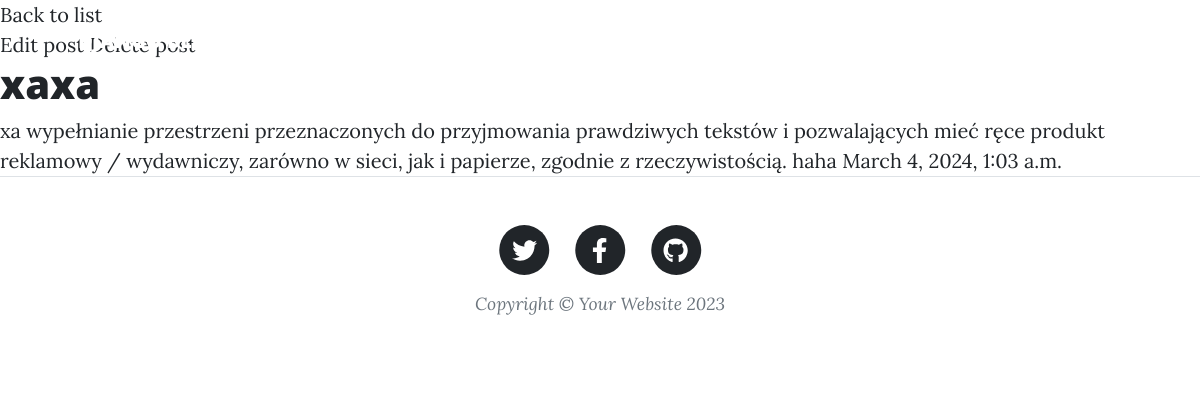
Screenshot of /post/xaxa/ with the database file from the repository.
### blogapp/models.py (models this page shows, shortened)
class Post(models.Model):
    title = models.CharField(max_length=100)
    subtitle = models.CharField(max_length=100, blank=True, null=True)
    slug = models.SlugField(max_length=55,unique=True)
    body = models.TextField()
    status = models.IntegerField(choices=STATUS, default=1)
    created_by = models.ForeignKey(User, on_delete=models.CASCADE)
    create_date = models.DateTimeField(auto_now_add= True)
    update_date = models.DateTimeField(auto_now= True)
    publish_date = models.DateTimeField(default= now)
    class Meta:
        ordering = ('-create_date',)

### blogapp/views.py (the view)
# urls.py: path('post/<slug>/', post_detail, name='post_detail'),
def post_detail(request, slug):
    post = get_object_or_404(Post, slug=slug)
    context = {'object':post,}
    return render(request,'post.html',context)

### blogapp/templates/post.html (shortened to what this page needs)
{% extends "base.html" %}
{% block content %}
    <div><a href="{% url 'blogapp:post_list' %}"> Back to list </a></div>
    <a href="{% url 'blogapp:edit_post' object.slug %}"> Edit post </a>
    <a href="{% url 'blogapp:delete_post' object.slug %}"> Delete post </a>
    <h1> {{ object.title }} </h1>
    {{ object.subtitle }}
    {{ object.body }}
    {{ object.create_date }}
{% endblock %}

### rows the page displays
Post: title "xaxa", subtitle "xa", body "wypełnianie przestrzeni przeznaczonych do przyjmowania prawdziwych tekstów i pozwalających mieć ręce produkt reklamowy / wydawniczy, zarówno w sieci, jak i papierze, zgodnie z rzeczywistością. haha", create_date "March 4, 2024, 1:03 a.m."
